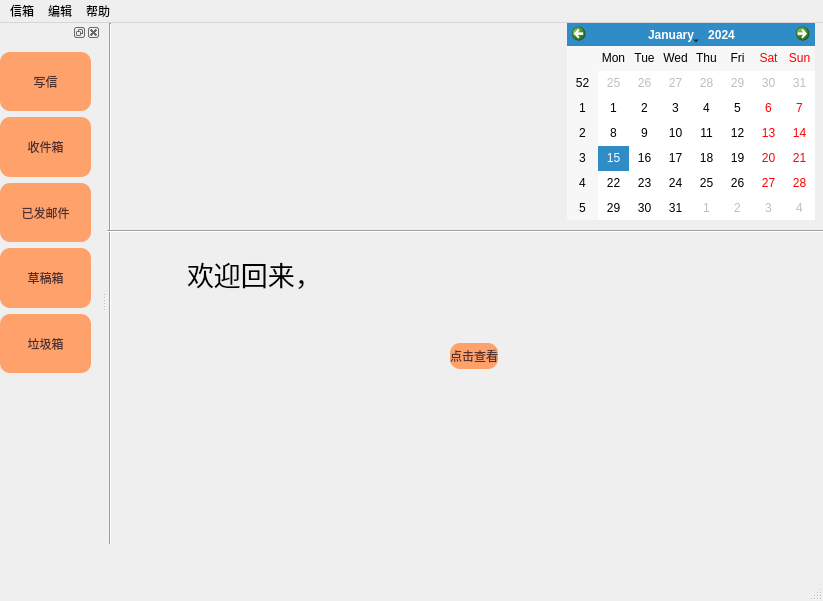
<?xml version="1.0" encoding="UTF-8"?>
<ui version="4.0">
 <class>MainWindow</class>
 <widget class="QMainWindow" name="MainWindow">
  <property name="geometry">
   <rect>
    <x>0</x>
    <y>0</y>
    <width>823</width>
    <height>601</height>
   </rect>
  </property>
  <property name="windowTitle">
   <string>MainWindow</string>
  </property>
  <widget class="QWidget" name="centralwidget">
   <widget class="QLabel" name="label_2">
    <property name="geometry">
     <rect>
      <x>80</x>
      <y>230</y>
      <width>161</width>
      <height>41</height>
     </rect>
    </property>
    <property name="font">
     <font>
      <family>Adobe 黑体 Std R</family>
      <pointsize>20</pointsize>
     </font>
    </property>
    <property name="text">
     <string>欢迎回来，</string>
    </property>
   </widget>
   <widget class="QCalendarWidget" name="calendarWidget">
    <property name="geometry">
     <rect>
      <x>460</x>
      <y>0</y>
      <width>248</width>
      <height>197</height>
     </rect>
    </property>
   </widget>
   <widget class="QLabel" name="dtime">
    <property name="geometry">
     <rect>
      <x>90</x>
      <y>280</y>
      <width>481</width>
      <height>31</height>
     </rect>
    </property>
    <property name="font">
     <font>
      <family>Adobe 黑体 Std R</family>
      <pointsize>16</pointsize>
     </font>
    </property>
    <property name="text">
     <string/>
    </property>
   </widget>
   <widget class="Line" name="line">
    <property name="geometry">
     <rect>
      <x>-17</x>
      <y>0</y>
      <width>41</width>
      <height>521</height>
     </rect>
    </property>
    <property name="font">
     <font>
      <family>Adobe 黑体 Std R</family>
     </font>
    </property>
    <property name="orientation">
     <enum>Qt::Vertical</enum>
    </property>
   </widget>
   <widget class="Line" name="line_2">
    <property name="geometry">
     <rect>
      <x>0</x>
      <y>200</y>
      <width>941</width>
      <height>16</height>
     </rect>
    </property>
    <property name="font">
     <font>
      <family>Adobe 黑体 Std R</family>
     </font>
    </property>
    <property name="orientation">
     <enum>Qt::Horizontal</enum>
    </property>
   </widget>
   <widget class="QLabel" name="label_5">
    <property name="geometry">
     <rect>
      <x>50</x>
      <y>10</y>
      <width>321</width>
      <height>171</height>
     </rect>
    </property>
    <property name="styleSheet">
     <string notr="true">QLabel
{
	
	image: url(:/new/prefix/resource/logo_mail.png);
}</string>
    </property>
    <property name="text">
     <string/>
    </property>
   </widget>
   <widget class="QWidget" name="">
    <property name="geometry">
     <rect>
      <x>70</x>
      <y>320</y>
      <width>321</width>
      <height>26</height>
     </rect>
    </property>
    <layout class="QHBoxLayout" name="horizontalLayout">
     <item>
      <widget class="QLabel" name="NotRead">
       <property name="sizePolicy">
        <sizepolicy hsizetype="Preferred" vsizetype="Preferred">
         <horstretch>5</horstretch>
         <verstretch>0</verstretch>
        </sizepolicy>
       </property>
       <property name="font">
        <font>
         <family>Adobe 黑体 Std R</family>
         <pointsize>14</pointsize>
        </font>
       </property>
       <property name="cursor">
        <cursorShape>ArrowCursor</cursorShape>
       </property>
       <property name="text">
        <string/>
       </property>
      </widget>
     </item>
     <item>
      <widget class="QPushButton" name="goRecieve2">
       <property name="sizePolicy">
        <sizepolicy hsizetype="Minimum" vsizetype="Minimum">
         <horstretch>0</horstretch>
         <verstretch>0</verstretch>
        </sizepolicy>
       </property>
       <property name="font">
        <font>
         <family>Adobe 黑体 Std R</family>
        </font>
       </property>
       <property name="cursor">
        <cursorShape>PointingHandCursor</cursorShape>
       </property>
       <property name="styleSheet">
        <string notr="true">QPushButton
{
	background-color: rgb(255, 161, 107);
	border-radius : 10px;
	color: rgb(79, 48, 48);
}</string>
       </property>
       <property name="text">
        <string>点击查看</string>
       </property>
      </widget>
     </item>
    </layout>
   </widget>
  </widget>
  <widget class="QMenuBar" name="menubar">
   <property name="geometry">
    <rect>
     <x>0</x>
     <y>0</y>
     <width>823</width>
     <height>23</height>
    </rect>
   </property>
   <widget class="QMenu" name="menu">
    <property name="title">
     <string>信箱</string>
    </property>
   </widget>
   <widget class="QMenu" name="menu_2">
    <property name="title">
     <string>编辑</string>
    </property>
   </widget>
   <widget class="QMenu" name="menu_3">
    <property name="title">
     <string>帮助</string>
    </property>
   </widget>
   <addaction name="menu"/>
   <addaction name="menu_2"/>
   <addaction name="menu_3"/>
  </widget>
  <widget class="QStatusBar" name="statusbar"/>
  <widget class="QDockWidget" name="dockWidget">
   <property name="minimumSize">
    <size>
     <width>101</width>
     <height>555</height>
    </size>
   </property>
   <property name="font">
    <font>
     <family>Adobe 黑体 Std R</family>
    </font>
   </property>
   <property name="styleSheet">
    <string notr="true">QDockWidget
{
	background-color: rgb(255, 210, 210);
	border-radius : 10px;
	color: rgb(79, 48, 48);
}</string>
   </property>
   <attribute name="dockWidgetArea">
    <number>1</number>
   </attribute>
   <widget class="QWidget" name="dockWidgetContents">
    <widget class="QWidget" name="layoutWidget">
     <property name="geometry">
      <rect>
       <x>0</x>
       <y>10</y>
       <width>91</width>
       <height>321</height>
      </rect>
     </property>
     <property name="font">
      <font>
       <family>Adobe 黑体 Std R</family>
      </font>
     </property>
     <layout class="QVBoxLayout" name="verticalLayout">
      <item>
       <widget class="QPushButton" name="goWrite">
        <property name="sizePolicy">
         <sizepolicy hsizetype="Minimum" vsizetype="Minimum">
          <horstretch>0</horstretch>
          <verstretch>0</verstretch>
         </sizepolicy>
        </property>
        <property name="font">
         <font>
          <family>Adobe 黑体 Std R</family>
         </font>
        </property>
        <property name="cursor">
         <cursorShape>PointingHandCursor</cursorShape>
        </property>
        <property name="styleSheet">
         <string notr="true">QPushButton
{
	background-color: rgb(255, 161, 107);
	border-radius : 10px;
	color: rgb(79, 48, 48);
}</string>
        </property>
        <property name="text">
         <string>写信</string>
        </property>
       </widget>
      </item>
      <item>
       <widget class="QPushButton" name="goRecieve">
        <property name="sizePolicy">
         <sizepolicy hsizetype="Minimum" vsizetype="Minimum">
          <horstretch>0</horstretch>
          <verstretch>0</verstretch>
         </sizepolicy>
        </property>
        <property name="font">
         <font>
          <family>Adobe 黑体 Std R</family>
         </font>
        </property>
        <property name="cursor">
         <cursorShape>PointingHandCursor</cursorShape>
        </property>
        <property name="styleSheet">
         <string notr="true">QPushButton
{
	background-color: rgb(255, 161, 107);
	border-radius : 10px;
	color: rgb(79, 48, 48);
}</string>
        </property>
        <property name="text">
         <string>收件箱</string>
        </property>
       </widget>
      </item>
      <item>
       <widget class="QPushButton" name="goAlready">
        <property name="sizePolicy">
         <sizepolicy hsizetype="Minimum" vsizetype="Minimum">
          <horstretch>0</horstretch>
          <verstretch>0</verstretch>
         </sizepolicy>
        </property>
        <property name="font">
         <font>
          <family>Adobe 黑体 Std R</family>
         </font>
        </property>
        <property name="cursor">
         <cursorShape>PointingHandCursor</cursorShape>
        </property>
        <property name="styleSheet">
         <string notr="true">QPushButton
{
	background-color: rgb(255, 161, 107);
	border-radius : 10px;
	color: rgb(79, 48, 48);
}</string>
        </property>
        <property name="text">
         <string>已发邮件</string>
        </property>
       </widget>
      </item>
      <item>
       <widget class="QPushButton" name="goDraft">
        <property name="sizePolicy">
         <sizepolicy hsizetype="Minimum" vsizetype="Minimum">
          <horstretch>0</horstretch>
          <verstretch>0</verstretch>
         </sizepolicy>
        </property>
        <property name="font">
         <font>
          <family>Adobe 黑体 Std R</family>
         </font>
        </property>
        <property name="cursor">
         <cursorShape>PointingHandCursor</cursorShape>
        </property>
        <property name="styleSheet">
         <string notr="true">QPushButton
{
	background-color: rgb(255, 161, 107);
	border-radius : 10px;
	color: rgb(79, 48, 48);
}</string>
        </property>
        <property name="text">
         <string>草稿箱</string>
        </property>
       </widget>
      </item>
      <item>
       <widget class="QPushButton" name="goRubbish">
        <property name="sizePolicy">
         <sizepolicy hsizetype="Minimum" vsizetype="Minimum">
          <horstretch>0</horstretch>
          <verstretch>0</verstretch>
         </sizepolicy>
        </property>
        <property name="font">
         <font>
          <family>Adobe 黑体 Std R</family>
         </font>
        </property>
        <property name="cursor">
         <cursorShape>PointingHandCursor</cursorShape>
        </property>
        <property name="styleSheet">
         <string notr="true">QPushButton
{
	background-color: rgb(255, 161, 107);
	border-radius : 10px;
	color: rgb(79, 48, 48);
}</string>
        </property>
        <property name="text">
         <string>垃圾箱</string>
        </property>
       </widget>
      </item>
     </layout>
    </widget>
   </widget>
  </widget>
 </widget>
 <resources/>
 <connections/>
</ui>
